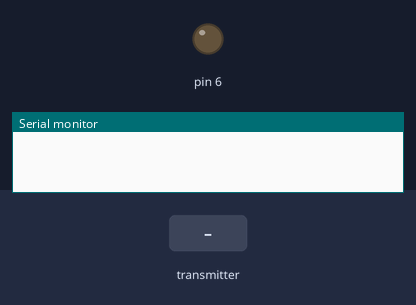
Simulated run of this sketch. Board: Arduino Uno, built with avr-gcc and run on an emulated ATmega328P. Shown: output pins drawn as LEDs (lit = HIGH), the last lines printed to the serial monitor. Dashed ring = blinking. The inputs (shaded band) are chosen by the test bench. No radio packets arrive unless stated.

Above: at 1.2 s.
1.3 s: the transmitter starts sending msg.0 = 0
At 1.8 s:
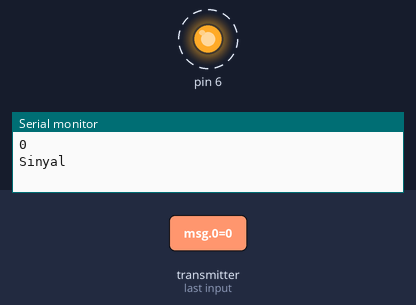
4.3 s: the transmitter starts sending msg.0 = 1
At 5.0 s:
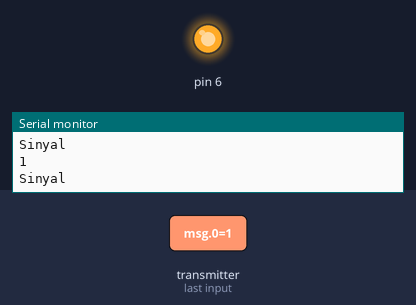
Timing chart, 0 to 12.0 s (numbered marks = the images above; inputs shaded):
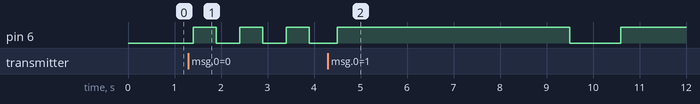

The sketch:

butonalici.ino
```cpp
#include <SPI.h>
#include "RF24.h"
RF24 radio(9,10);
const uint64_t pipe = 3535;
int msg[1];

void setup() {
  Serial.begin(9600);
  pinMode(6,OUTPUT);
  radio.begin();
  radio.openReadingPipe(0, pipe);
  radio.startListening();

}

void loop() {
  if(radio.available())
  {
    radio.read(msg,1);
    Serial.println(msg[0]);
    Serial.println("Sinyal");
    delay(100);
    if(msg[0] == 1 )
    {
      digitalWrite(6,HIGH);
      delay(5000);
      digitalWrite(6, LOW);
      delay(1000);
    }
    if(msg[0] == 0 )
    {
      digitalWrite(6,HIGH);
      delay(500);
      digitalWrite(6,LOW);
      delay(500);
      digitalWrite(6,HIGH);
      delay(500);
      digitalWrite(6,LOW);
      delay(500);
      digitalWrite(6,HIGH);
      delay(500);
      digitalWrite(6,LOW);
      delay(500);
    }
  }
/*  if(radio.available()== 0 )
  {
    digitalWrite(6,HIGH);
    Serial.println("bağlanmadi");
    delay(1000);
  } */

}
```

Measured:
- after the input at 1.3 s, pin 6: alternates HIGH for 0.50 s and LOW for 0.50 s, starting after 0.10 s
